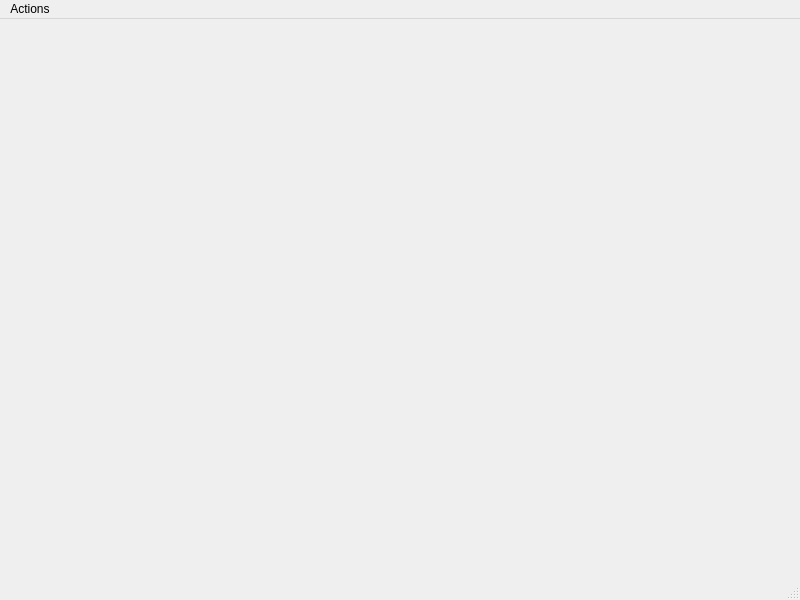
<?xml version="1.0" encoding="UTF-8"?>
<ui version="4.0">
 <class>MainWindow</class>
 <widget class="QMainWindow" name="MainWindow">
  <property name="geometry">
   <rect>
    <x>0</x>
    <y>0</y>
    <width>800</width>
    <height>600</height>
   </rect>
  </property>
  <property name="windowTitle">
   <string>MainWindow</string>
  </property>
  <widget class="QWidget" name="centralwidget"/>
  <widget class="QMenuBar" name="menubar">
   <property name="geometry">
    <rect>
     <x>0</x>
     <y>0</y>
     <width>800</width>
     <height>24</height>
    </rect>
   </property>
   <widget class="QMenu" name="menuActions">
    <property name="title">
     <string>Actions</string>
    </property>
    <addaction name="actionExit"/>
   </widget>
   <addaction name="menuActions"/>
  </widget>
  <widget class="QStatusBar" name="statusbar"/>
  <action name="actionExit">
   <property name="text">
    <string>Exit </string>
   </property>
  </action>
 </widget>
 <resources/>
 <connections/>
</ui>
